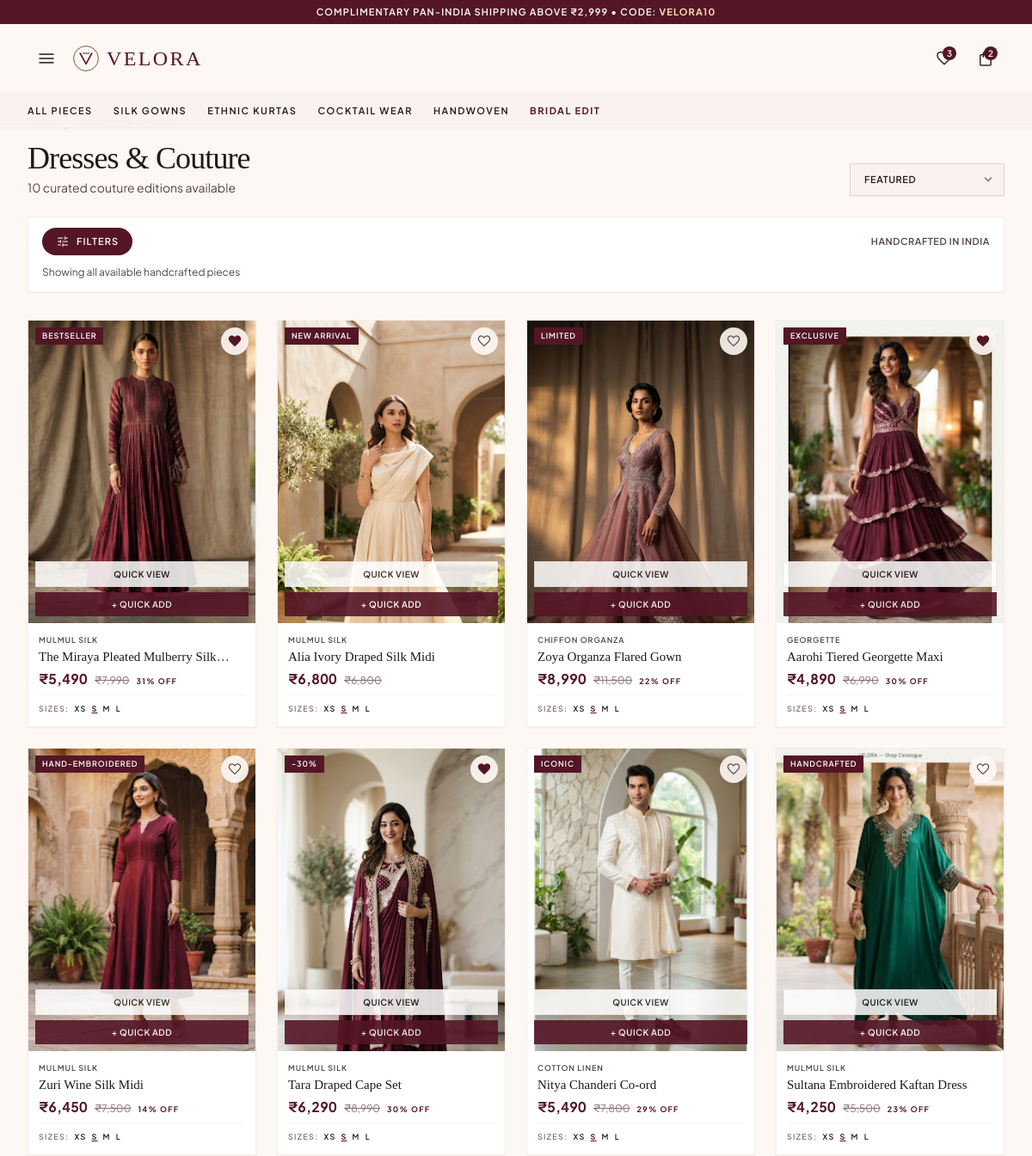
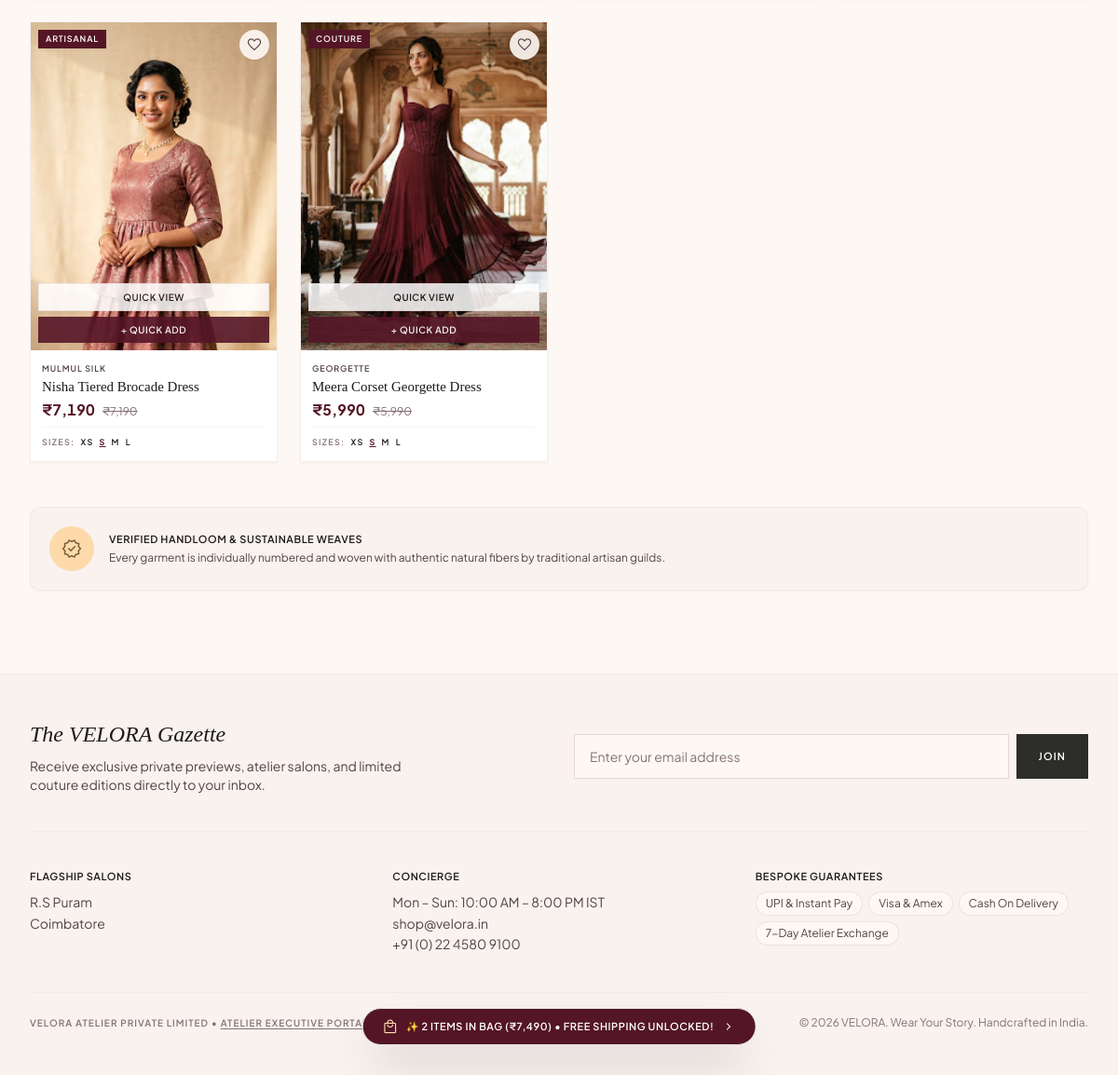
The page /shop.php on the database its author committed (2 pictures, top to bottom).
### tables this page shows
CREATE TABLE `products` (
  `id` INT UNSIGNED AUTO_INCREMENT PRIMARY KEY,
  `slug` VARCHAR(150) NOT NULL UNIQUE,
  `title` VARCHAR(255) NOT NULL,
  `subtitle` VARCHAR(255) NULL,
  `category_id` INT UNSIGNED NOT NULL,
  `silhouette` VARCHAR(100) NULL,
  `fabric` VARCHAR(150) NULL,
  `occasion` VARCHAR(150) NULL,
  `price` DECIMAL(10,2) NOT NULL,
  `original_price` DECIMAL(10,2) NULL,
  `discount_percent` INT UNSIGNED DEFAULT 0,
  `rating` DECIMAL(2,1) DEFAULT 4.9,
  `review_count` INT UNSIGNED DEFAULT 0,
  `badge` VARCHAR(50) NULL,
  `badge_type` ENUM('primary', 'secondary', 'tertiary', 'error') DEFAULT 'primary',
  `primary_image` VARCHAR(500) NOT NULL,
  `model_info` VARCHAR(255) DEFAULT 'Model is 5\'9", Bust 32B, Waist 25", wearing size S',
  `craftsmanship` TEXT NULL,
  `care_instructions` TEXT NULL,
  `is_featured` TINYINT(1) DEFAULT 0,
  `is_bestseller` TINYINT(1) DEFAULT 0,
  `is_new_arrival` TINYINT(1) DEFAULT 0,
  `stock_quantity` INT UNSIGNED DEFAULT 15,
  `created_at` TIMESTAMP DEFAULT CURRENT_TIMESTAMP,
  FOREIGN KEY (`category_id`) REFERENCES `categories`(`id`) ON DELETE CASCADE
);

### includes/functions.php (called while the page is built, shortened)
<?php
function veloraImageUrl($imagePath) {
    $imagePath = str_replace('\\', '/', trim((string)$imagePath));
    $projectRoot = realpath(__DIR__ . '/..');
    $documentRoot = realpath($_SERVER['DOCUMENT_ROOT'] ?? '');
    $documentRootPath = $documentRoot !== false ? rtrim($documentRoot, '\\/') : '';
    if ($projectRoot !== false && $documentRootPath !== ''
        && stripos($projectRoot, $documentRootPath) === 0
        && ($projectRoot === $documentRootPath
            || substr($projectRoot, strlen($documentRootPath), 1) === DIRECTORY_SEPARATOR)) {
        $relativeRoot = substr($projectRoot, strlen($documentRootPath));
        $relativeRoot = trim(str_replace('\\', '/', $relativeRoot), '/');
        return '/' . ($relativeRoot !== '' ? $relativeRoot . '/' : '') . $imagePath;
    }
    return $imagePath;
}
function startVeloraSession() {
    if (session_status() === PHP_SESSION_NONE) {
        $savePath = session_save_path();
        if (!empty($savePath) && is_dir($savePath)) {
            $testFile = rtrim($savePath, '\\/') . '/.velora_sess_test_' . uniqid();
            $canWrite = @file_put_contents($testFile, '1') !== false;
        }
    }
    return $_SESSION['velora_session_id'];
}
function formatINR($amount) {
    return '₹' . number_format((float)$amount, 0, '.', ',');
}
function getSessionId() {
    return startVeloraSession();
}
function getWishlistProductIds() {
    $pdo = getDbConnection();
    $sessionId = getSessionId();
    $stmt = $pdo->prepare("SELECT product_id FROM wishlist WHERE session_id = ?");
    $stmt->execute([$sessionId]);
    return $stmt->fetchAll(PDO::FETCH_COLUMN, 0) ?: [];
}
function sanitize($input) {
    return htmlspecialchars(trim((string)$input), ENT_QUOTES, 'UTF-8');
}

### shop.php (the view, shortened to what this page needs)
<?php
require_once __DIR__ . '/includes/functions.php';
$pdo = getDbConnection();
$selectedCategory = sanitize($_GET['category'] ?? '');
$selectedSilhouette = sanitize($_GET['silhouette'] ?? '');
$selectedFabric = sanitize($_GET['fabric'] ?? '');
$selectedOccasion = sanitize($_GET['occasion'] ?? '');
$sort = sanitize($_GET['sort'] ?? 'featured');
$where = [];
$params = [];
$whereClause = !empty($where) ? "WHERE " . implode(" AND ", $where) : "";
$orderClause = "ORDER BY p.is_featured DESC, p.id ASC";
$sql = "
    SELECT p.*, c.name as category_name, c.slug as category_slug
    FROM products p
    LEFT JOIN categories c ON p.category_id = c.id
    $whereClause
    $orderClause
";
$stmt = $pdo->prepare($sql);
$stmt->execute($params);
$products = $stmt->fetchAll();
$wishlistIds = getWishlistProductIds();
require_once __DIR__ . '/includes/header.php';
?>
<main class="flex-1 flex flex-col relative w-full pt-[7.5rem] pb-safe bg-surface">
  <div class="max-w-velora w-full mx-auto px-4 sm:px-8 flex flex-col gap-4">
    <section class="pt-4 pb-2 flex flex-col gap-2">
      <div class="flex items-center gap-2 text-on-surface-variant font-label-caps text-[11px] uppercase tracking-wider">
        <a class="hover:text-primary transition-colors" href="index.php">Home</a>
        <span>/</span>
        <span class="text-primary font-semibold">
        </span>
      </div>
      <div class="flex flex-col sm:flex-row sm:items-end justify-between gap-4 mt-1">
        <div>
          <h1 class="font-serif text-3xl sm:text-4xl text-on-surface tracking-tight">
            <?= $selectedCategory ? htmlspecialchars(ucwords(str_replace('-', ' ', $selectedCategory))) : 'Dresses & Couture' ?>
          </h1>
          <p class="font-sans text-xs sm:text-sm text-on-surface-variant mt-1">
            <?= count($products) ?> curated couture editions available
          </p>
        </div>
        <div class="relative w-fit">
          <form method="GET" id="sortForm" class="flex items-center">
            <select onchange="this.form.submit()" name="sort" aria-label="Sort collection" class="appearance-none bg-surface-container-low pl-4 pr-10 py-2.5 font-label-caps text-[11px] uppercase tracking-wider text-on-surface focus:outline-none border border-outline-variant/60 rounded-none shadow-sm cursor-pointer">
              <option value="featured" <?= $sort === 'featured' ? 'selected' : '' ?>>Featured</option>
            </select>
          </form>
        </div>
      </div>
    </section>
    <section class="py-3 px-4 bg-surface-container-lowest shadow-sm border border-surface-container-high/60 flex flex-col gap-2.5 sticky top-[7.5rem] z-30">
      <div class="flex items-center justify-between">
        <button onclick="toggleFilterDrawer(true)" class="flex items-center gap-2 bg-primary text-on-primary px-4 py-2 rounded-full font-label-caps text-[11px] uppercase tracking-widest hover:bg-primary-container transition-colors shadow-sm">
          <span class="material-symbols-outlined text-[16px]">tune</span>
          <span>Filters</span>
        </button>
        <span class="font-label-caps text-[11px] text-on-surface-variant tracking-wider uppercase hidden sm:inline-block">
          Handcrafted In India
        </span>
      </div>
      <div class="flex items-center gap-2 overflow-x-auto no-scrollbar py-0.5">
        <?php if ($selectedCategory || $selectedSilhouette || $selectedFabric || $selectedOccasion): ?>
          <a href="shop.php" class="text-primary hover:underline whitespace-nowrap font-label-caps text-[10px] uppercase tracking-wider font-semibold pl-1">
            Clear All
          </a>
        <?php else: ?>
          <span class="font-sans text-xs text-on-surface-variant">Showing all available handcrafted pieces</span>
        <?php endif; ?>
      </div>
    </section>
    <section class="py-4">
      <div class="grid grid-cols-2 md:grid-cols-3 lg:grid-cols-4 gap-4 sm:gap-6">
        <?php foreach ($products as $product): ?>
          <article class="velora-card flex flex-col bg-surface-container-lowest shadow-sm rounded-none overflow-hidden group border border-surface-container-high/60">
            <div class="relative w-full aspect-[3/4] bg-surface-container overflow-hidden">
              <a href="product.php?id=<?= $product['id'] ?>" class="block w-full h-full">
                <img class="w-full h-full object-cover object-top transition-transform duration-500 group-hover:scale-105" src="<?= htmlspecialchars(veloraImageUrl($product['primary_image'])) ?>" alt="<?= htmlspecialchars($product['title']) ?>"/>
              </a>
              <?php if (!empty($product['badge'])): ?>
                <span class="absolute top-2 left-2 bg-primary text-on-primary font-label-caps text-[9px] uppercase tracking-widest px-2 py-0.5 shadow-sm">
                  <?= htmlspecialchars($product['badge']) ?>
                </span>
              <?php endif; ?>
              <button data-product-id="<?= $product['id'] ?>" aria-label="Toggle Wishlist" class="wishlist-toggle-btn absolute top-2 right-2 w-8 h-8 rounded-full bg-surface/90 backdrop-blur-sm flex items-center justify-center text-on-surface-variant hover:text-primary shadow-sm hover:scale-110 active:scale-95 transition-transform <?= in_array($product['id'], $wishlistIds) ? 'text-primary' : '' ?>">
                <span class="material-symbols-outlined text-[18px] <?= in_array($product['id'], $wishlistIds) ? 'fill-1' : '' ?>">favorite</span>
              </button>
              <div class="absolute inset-x-2 bottom-2 flex flex-col gap-1.5 opacity-90 group-hover:opacity-100 transition-opacity">
                <button data-product-id="<?= $product['id'] ?>" class="open-quickview-btn w-full py-1.5 bg-surface-container-lowest/95 backdrop-blur-sm text-on-surface font-label-caps text-[10px] uppercase tracking-wider text-center shadow-sm hover:bg-surface transition-colors border border-outline-variant/30">
                  Quick View
                </button>
                <button onclick="quickAddToCart(<?= $product['id'] ?>)" class="w-full py-1.5 bg-primary text-on-primary font-label-caps text-[10px] uppercase tracking-wider text-center shadow-sm hover:bg-primary-container transition-colors">
                  + Quick Add
                </button>
              </div>
            </div>
            <div class="p-3 flex flex-col gap-1.5 justify-between flex-1">
              <div>
                <span class="font-label-caps text-[9px] text-on-surface-variant uppercase tracking-widest block">
                  <?= htmlspecialchars($product['fabric'] ?? 'Handloom') ?>
                </span>
                <h3 class="font-serif text-[15px] text-on-surface leading-tight line-clamp-1 mt-0.5">
                  <a href="product.php?id=<?= $product['id'] ?>" class="hover:text-primary transition-colors">
                    <?= htmlspecialchars($product['title']) ?>
                  </a>
                </h3>
                <div class="flex items-baseline gap-2 mt-1">
                  <span class="font-price-display text-primary text-[16px] font-bold">
                    <?= formatINR($product['price']) ?>
                  </span>
                  <?php if (!empty($product['original_price'])): ?>
                    <span class="font-sans text-xs text-outline line-through">
                      <?= formatINR($product['original_price']) ?>
                    </span>
                    <?php if ($product['discount_percent'] > 0): ?>
                      <span class="font-label-caps text-[9px] text-primary font-bold">
                        <?= $product['discount_percent'] ?>% OFF
                      </span>
                    <?php endif; ?>
                  <?php endif; ?>
                </div>
              </div>
              <div class="flex items-center gap-1.5 pt-2 border-t border-surface-container-high/40 text-[9px] font-label-caps text-on-surface-variant">
                <span class="uppercase text-outline">Sizes:</span>
                <span class="text-on-surface font-semibold">XS</span>
                <span class="text-primary font-bold underline">S</span>
                <span class="text-on-surface font-semibold">M</span>
                <span class="text-on-surface font-semibold">L</span>
              </div>
            </div>
          </article>
        <?php endforeach; ?>
      </div>
    </section>
    <section class="mt-4 p-5 bg-surface-container-low shadow-sm flex items-center gap-4 rounded-xl border border-surface-container-high/60">
      <div class="w-12 h-12 rounded-full bg-secondary-container flex items-center justify-center shrink-0 text-on-secondary-container">
        <span class="material-symbols-outlined text-[24px]">verified</span>
      </div>
      <div class="flex flex-col">
        <span class="font-label-caps text-on-surface tracking-wider font-semibold">
          Verified Handloom & Sustainable Weaves
        </span>
        <p class="font-sans text-xs text-on-surface-variant mt-0.5 leading-relaxed">
          Every garment is individually numbered and woven with authentic natural fibers by traditional artisan guilds.
        </p>
      </div>
    </section>
  </div>
</main>
<?php require_once __DIR__ . '/includes/footer.php'; ?>

### assets/css/style.css (style rules this page uses)
:root { --velora-primary: #541626; --velora-primary-container: #702C3B; --velora-on-primary: #FFFFFF; --velora-primary-fixed: #FFD9DE; --velora-primary-fixed-dim: #FFB2BE; --velora-secondary: #745A34; --velora-secondary-container: #FEDAAA; --velora-on-secondary-container: #785E37; --velora-secondary-fixed: #FFDDB0; --velora-tertiary: #2D2D2A; --velora-tertiary-container: #434340; --velora-on-tertiary: #FFFFFF; --velora-surface: #FEF8F4; --velora-surface-dim: #DFD9D5; --velora-surface-bright: #FEF8F4; --velora-surface-container-lowest: #FFFFFF; --velora-surface-container-low: #F9F2EF; --velora-surface-container: #F3EDE9; --velora-surface-container-high: #EDE7E3; --velora-surface-container-highest: #E7E1DE; --velora-on-surface: #1D1B19; --velora-on-surface-variant: #534345; --velora-outline: #867275; --velora-outline-variant: #D8C1C3; --velora-error: #BA1A1A; --velora-error-container: #FFDAD6; --velora-on-error: #FFFFFF; --velora-inverse-surface: #32302E; --velora-inverse-on-surface: #F6F0EC; --font-serif: 'Playfair Display', Georgia, serif; --font-sans: 'Plus Jakarta Sans', system-ui, -apple-system, sans-serif; --radius-sharp: 0px; --radius-sm: 4px; --radius-md: 8px; --radius-lg: 12px; --radius-full: 9999px; --transition-smooth: all 0.25s cubic-bezier(0.16, 1, 0.3, 1); }
*, *::before, *::after { box-sizing: border-box; }
html { font-family: var(--font-sans); background-color: var(--velora-surface); color: var(--velora-on-surface); -webkit-font-smoothing: antialiased; -moz-osx-font-smoothing: grayscale; scroll-behavior: smooth; }
body { margin: 0; padding: 0; min-height: 100vh; display: flex; flex-direction: column; background-color: var(--velora-surface); overflow-x: hidden; }
.no-scrollbar { -ms-overflow-style: none; scrollbar-width: none; }
.font-serif { font-family: var(--font-serif); }
.font-sans { font-family: var(--font-sans); }
.font-label-caps { font-family: var(--font-sans); font-size: 11px; font-weight: 600; letter-spacing: 0.14em; text-transform: uppercase; line-height: 16px; }
.font-price-display { font-family: var(--font-sans); font-weight: 600; letter-spacing: 0.02em; font-variant-numeric: tabular-nums; }
.material-symbols-outlined { font-variation-settings: 'FILL' 0, 'wght' 300, 'GRAD' 0, 'opsz' 24; vertical-align: middle; line-height: 1; }
.material-symbols-outlined.fill-1 { font-variation-settings: 'FILL' 1, 'wght' 300, 'GRAD' 0, 'opsz' 24; }
.velora-card { background: var(--velora-surface-container-lowest); border: 1px solid var(--velora-surface-container-high); transition: transform 0.35s cubic-bezier(0.16, 1, 0.3, 1), box-shadow 0.35s ease; }
.pb-safe { padding-bottom: calc(env(safe-area-inset-bottom, 0px) + 5.5rem); }
.max-w-velora { max-width: 1200px; margin-left: auto; margin-right: auto; }

### rows shown on the page
products: primary_image (picture), badge "BESTSELLER", fabric "MULMUL SILK", title "The Miraya Pleated Mulberry…", price "₹5,490", original_price "₹7,990", discount_percent "31"
products: primary_image (picture), badge "NEW ARRIVAL", fabric "MULMUL SILK", title "Alia Ivory Draped Silk Midi", price "₹6,800", original_price "₹6,800"
products: primary_image (picture), badge "LIMITED", fabric "CHIFFON ORGANZA", title "Zoya Organza Flared Gown", price "₹8,990", original_price "₹11,500", discount_percent "22"
products: primary_image (picture), badge "EXCLUSIVE", fabric "GEORGETTE", title "Aarohi Tiered Georgette Maxi", price "₹4,890", original_price "₹6,990", discount_percent "30"
products: primary_image (picture), badge "HAND-EMBROIDERED", fabric "MULMUL SILK", title "Zuri Wine Silk Midi", price "₹6,450", original_price "₹7,500", discount_percent "14"
products: primary_image (picture), badge "-30%", fabric "MULMUL SILK", title "Tara Draped Cape Set", price "₹6,290", original_price "₹8,990", discount_percent "30"
products: primary_image (picture), badge "ICONIC", fabric "COTTON LINEN", title "Nitya Chanderi Co-ord", price "₹5,490", original_price "₹7,800", discount_percent "29"
products: primary_image (picture), badge "HANDCRAFTED", fabric "MULMUL SILK", title "Sultana Embroidered Kaftan Dress", price "₹4,250", original_price "₹5,500", discount_percent "23"
products: primary_image (picture), badge "ARTISANAL", fabric "MULMUL SILK", title "Nisha Tiered Brocade Dress", price "₹7,190", original_price "₹7,190"
products: primary_image (picture), badge "COUTURE", fabric "GEORGETTE", title "Meera Corset Georgette Dress", price "₹5,990", original_price "₹5,990"

### other values the page prints
$wishlistCount "3"
$cartCount "2"
count($products) "10"
formatINR($cartSubtotal) "₹7,490"
